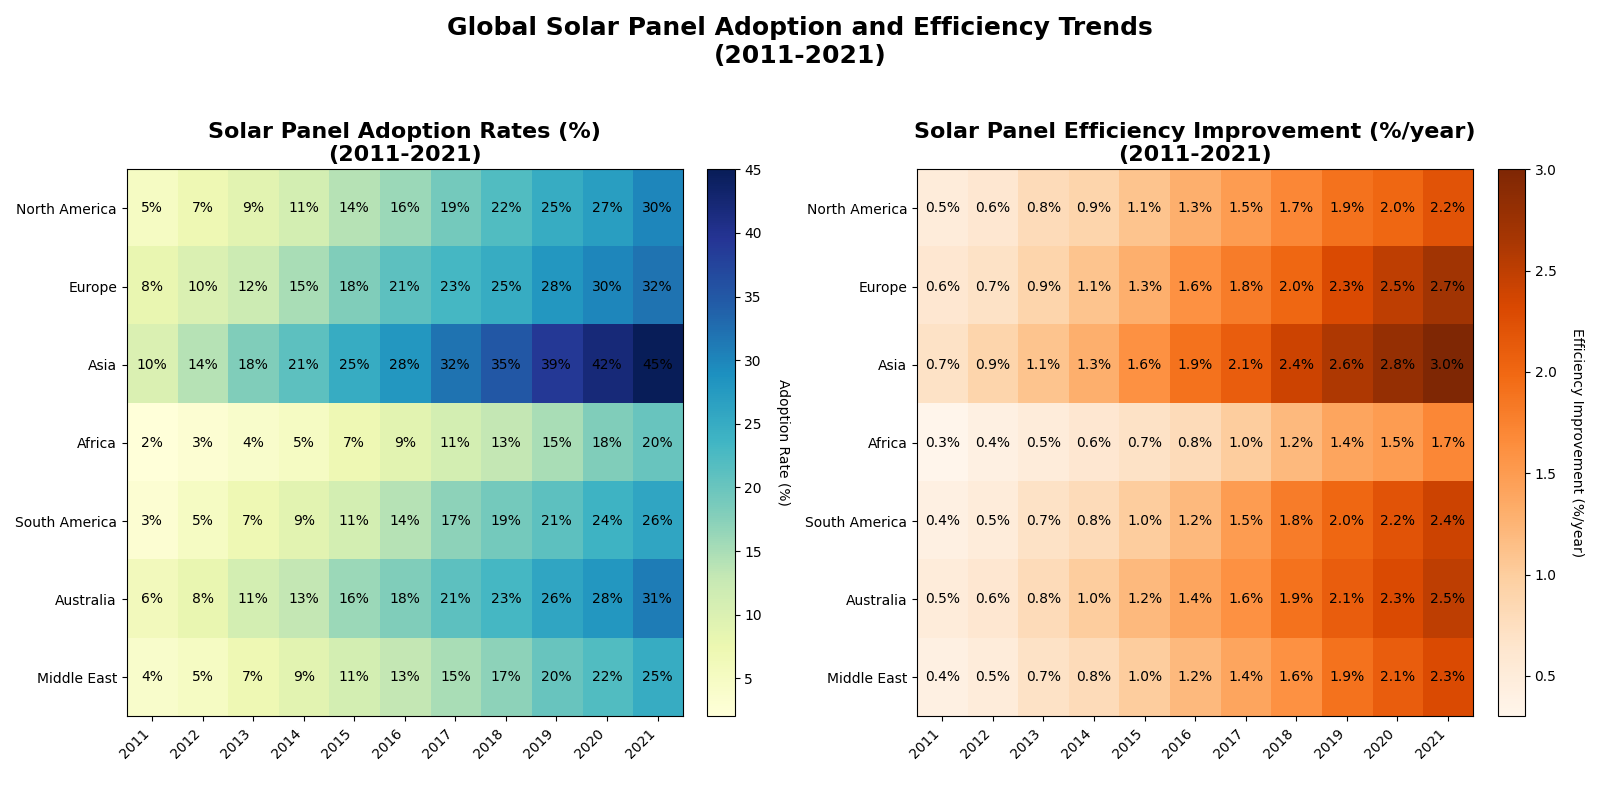

Generate this figure with Python:
import numpy as np
import matplotlib.pyplot as plt

# Topic: Solar Panel Adoption and Efficiency
# Backstory: The following chart compares the adoption rates and efficiency of solar panels across various regions over a decade (2011-2021). 
# This provides insights into how different regions are contributing to clean energy adoption throughout the years.

# Define years and regions
years = np.arange(2011, 2022)
regions = ["North America", "Europe", "Asia", "Africa", "South America", "Australia", "Middle East"]

# Adoption rates (%) data
adoption_rates = np.array([
    [5, 7, 9, 11, 14, 16, 19, 22, 25, 27, 30],   # North America
    [8, 10, 12, 15, 18, 21, 23, 25, 28, 30, 32], # Europe
    [10, 14, 18, 21, 25, 28, 32, 35, 39, 42, 45],# Asia
    [2, 3, 4, 5, 7, 9, 11, 13, 15, 18, 20],      # Africa
    [3, 5, 7, 9, 11, 14, 17, 19, 21, 24, 26],    # South America
    [6, 8, 11, 13, 16, 18, 21, 23, 26, 28, 31],  # Australia
    [4, 5, 7, 9, 11, 13, 15, 17, 20, 22, 25]     # Middle East
])

# Efficiency improvement data (%/year)
efficiency_improvement = np.array([
    [0.5, 0.6, 0.8, 0.9, 1.1, 1.3, 1.5, 1.7, 1.9, 2.0, 2.2],   # North America
    [0.6, 0.7, 0.9, 1.1, 1.3, 1.6, 1.8, 2.0, 2.3, 2.5, 2.7],   # Europe
    [0.7, 0.9, 1.1, 1.3, 1.6, 1.9, 2.1, 2.4, 2.6, 2.8, 3.0],   # Asia
    [0.3, 0.4, 0.5, 0.6, 0.7, 0.8, 1.0, 1.2, 1.4, 1.5, 1.7],   # Africa
    [0.4, 0.5, 0.7, 0.8, 1.0, 1.2, 1.5, 1.8, 2.0, 2.2, 2.4],   # South America
    [0.5, 0.6, 0.8, 1.0, 1.2, 1.4, 1.6, 1.9, 2.1, 2.3, 2.5],   # Australia
    [0.4, 0.5, 0.7, 0.8, 1.0, 1.2, 1.4, 1.6, 1.9, 2.1, 2.3]    # Middle East
])

fig, axs = plt.subplots(nrows=1, ncols=2, figsize=(16, 8))

# Heatmap for Adoption Rates
im1 = axs[0].imshow(adoption_rates, cmap='YlGnBu', aspect='auto')

# Annotate and label the heatmap
axs[0].set_title('Solar Panel Adoption Rates (%)\n(2011-2021)', fontsize=16, weight='bold')
axs[0].set_xticks(np.arange(len(years)))
axs[0].set_yticks(np.arange(len(regions)))
axs[0].set_xticklabels(years, rotation=45, ha='right')
axs[0].set_yticklabels(regions)
for i in range(len(regions)):
    for j in range(len(years)):
        axs[0].text(j, i, f'{adoption_rates[i, j]}%', ha='center', va='center', color='black')
cbar1 = plt.colorbar(im1, ax=axs[0], fraction=0.046, pad=0.04)
cbar1.set_label('Adoption Rate (%)', rotation=270, labelpad=20)

# Heatmap for Efficiency Improvement
im2 = axs[1].imshow(efficiency_improvement, cmap='Oranges', aspect='auto')

# Annotate and label the heatmap
axs[1].set_title('Solar Panel Efficiency Improvement (%/year)\n(2011-2021)', fontsize=16, weight='bold')
axs[1].set_xticks(np.arange(len(years)))
axs[1].set_yticks(np.arange(len(regions)))
axs[1].set_xticklabels(years, rotation=45, ha='right')
axs[1].set_yticklabels(regions)
for i in range(len(regions)):
    for j in range(len(years)):
        axs[1].text(j, i, f'{efficiency_improvement[i, j]:.1f}%', ha='center', va='center', color='black')
cbar2 = plt.colorbar(im2, ax=axs[1], fraction=0.046, pad=0.04)
cbar2.set_label('Efficiency Improvement (%/year)', rotation=270, labelpad=20)

# Main title for the chart
plt.suptitle('Global Solar Panel Adoption and Efficiency Trends\n(2011-2021)', fontsize=18, weight='bold')

# Adjust layout to prevent overlap
plt.tight_layout(rect=[0, 0.03, 1, 0.95])

# Display the plot
plt.show()
